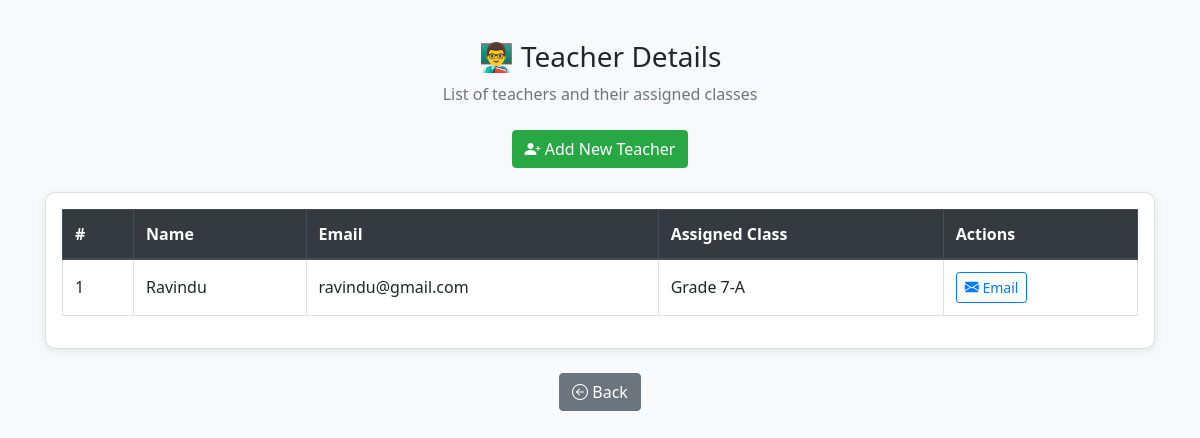
Screenshot of /principle/teacher_list.php (signed in) with the database file from the repository.
### tables this page shows
CREATE TABLE IF NOT EXISTS `teachers` (
  `id` int NOT NULL AUTO_INCREMENT,
  `name` varchar(100) NOT NULL,
  `email` varchar(100) NOT NULL,
  `password` varchar(255) NOT NULL,
  `class_id` int DEFAULT NULL,
  PRIMARY KEY (`id`),
  UNIQUE KEY `email` (`email`),
  KEY `class_id` (`class_id`)
);

CREATE TABLE IF NOT EXISTS `classes` (
  `id` int NOT NULL AUTO_INCREMENT,
  `name` varchar(50) NOT NULL,
  PRIMARY KEY (`id`)
);

### principle/teacher_list.php (the view, shortened to what this page needs)
<?php
include("../library/db_conn.php");
$query = "
    SELECT t.id, t.name, t.email, c.name AS class_name
    FROM teachers t
    LEFT JOIN classes c ON t.class_id = c.id
    ORDER BY t.name ASC
";
$result = $conn->query($query);
?>
<!DOCTYPE html>
<html lang="en">
<head>
  <link rel="stylesheet" href="https://stackpath.bootstrapcdn.com/bootstrap/4.5.2/css/bootstrap.min.css">
  <link href="https://cdn.jsdelivr.net/npm/bootstrap-icons@1.10.3/font/bootstrap-icons.css" rel="stylesheet">
</head>
<body>
<div class="container">
  <div class="text-center mb-4">
    <h3>👨‍🏫 Teacher Details</h3>
    <p class="text-muted">List of teachers and their assigned classes</p>
    <a href="add_new_teacher.php" class="btn btn-success mt-2">
      <i class="bi bi-person-plus-fill"></i> Add New Teacher
    </a>
  </div>
  <div class="card p-3">
    <div class="table-responsive">
      <table class="table table-bordered table-hover">
        <thead class="thead-dark">
          <tr>
            <th>#</th>
            <th>Name</th>
            <th>Email</th>
            <th>Assigned Class</th>
            <th>Actions</th>
          </tr>
        </thead>
        <tbody>
        <?php if ($result->num_rows > 0): $i = 1; ?>
          <?php while ($row = $result->fetch_assoc()): ?>
            <tr>
              <td><?= $i++ ?></td>
              <td><?= htmlspecialchars($row['name']) ?></td>
              <td><?= htmlspecialchars($row['email']) ?></td>
              <td><?= $row['class_name'] ?? '<span class="text-danger">Not Assigned</span>' ?></td>
              <td>
                <a href="mailto:<?= htmlspecialchars($row['email']) ?>" class="btn btn-outline-primary btn-sm">
                  <i class="bi bi-envelope-fill"></i> Email
                </a>
              </td>
            </tr>
          <?php endwhile; ?>
        <?php else: ?>
          <tr><td colspan="5" class="text-center text-muted">No teachers found.</td></tr>
        <?php endif; ?>
        </tbody>
      </table>
    </div>
  </div>
  <div class="text-center mt-4">
    <a href="principal_dashboard.php" class="btn btn-secondary"><i class="bi bi-arrow-left-circle"></i> Back</a>
  </div>
</div>
</body>
</html>

### principle/teacher_list.php (style rules this page uses)
body { background-color: #f8f9fa; font-family: 'Segoe UI', sans-serif; }
.container { margin-top: 40px; }
.card { border-radius: 10px; box-shadow: 0 2px 10px rgba(0,0,0,0.08); }
.table th, .table td { vertical-align: middle; }

### rows the page displays
teachers: name "Ravindu", email "ravindu@gmail.com", class.name "Grade 7-A"
